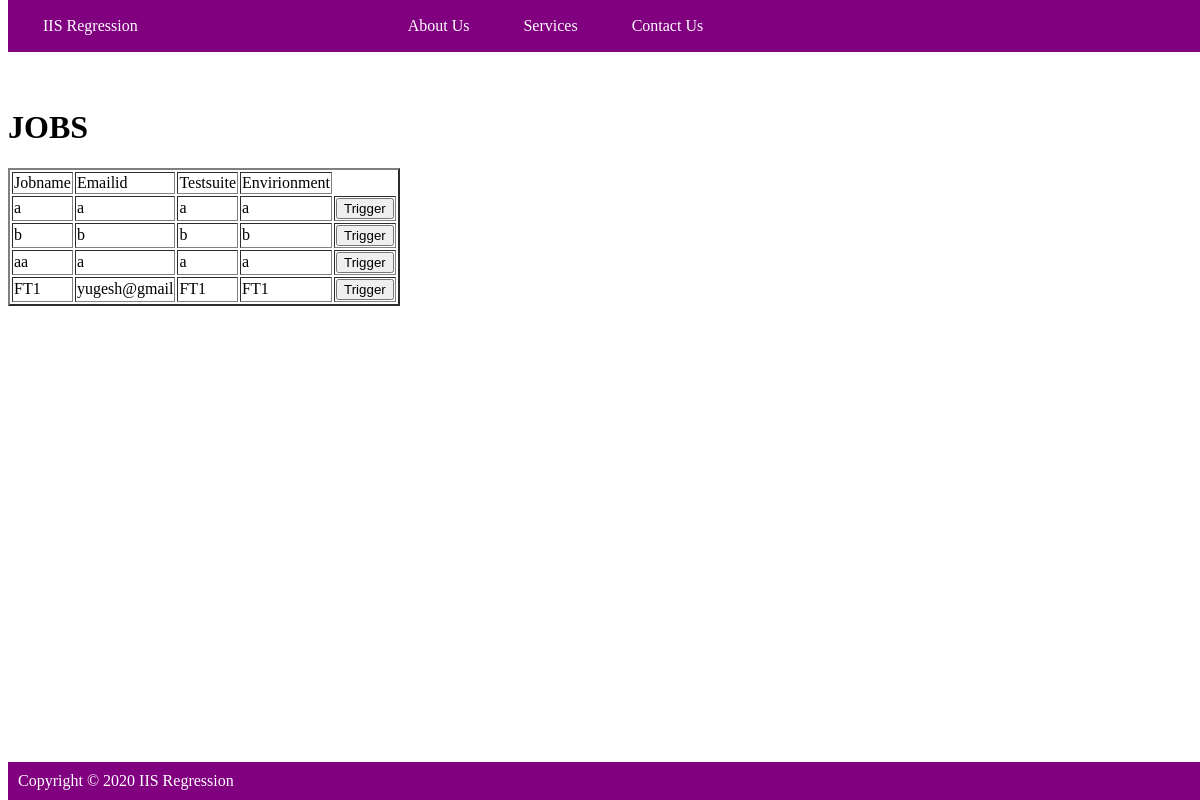
Page /userList on the earlier database version.
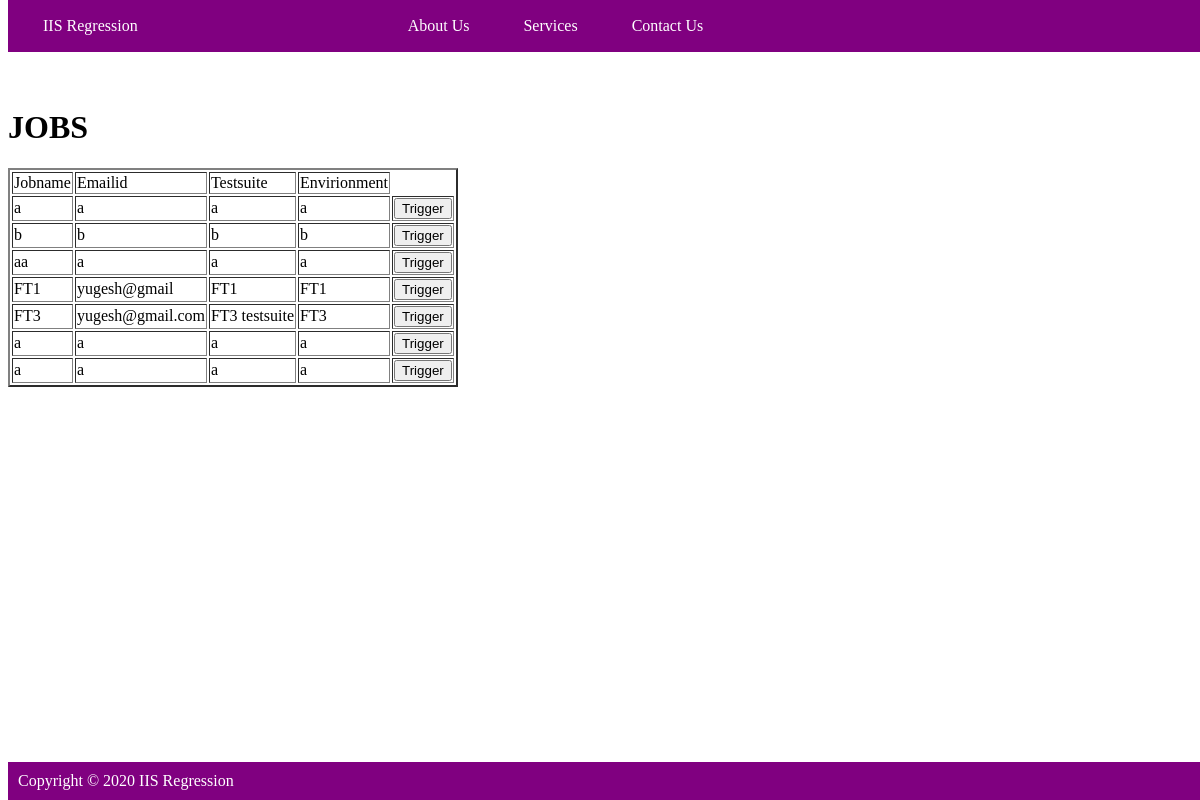
Same page on the later database version.
### IIS_APP/models.py (models this page shows)
class CreateTestsuite(models.Model):
    Testsuites = (
        ('s5reg', 's5reg'),
        ('paralletestsuite1', 'paralletestsuite1'),
        ('paralletestsuite2', 'paralletestsuite2'),
        ('paralletestsuite3', 'paralletestsuite3'),
        ('paralletestsuite4', 'paralletestsuite4'),
        ('paralletestsuite5', 'paralletestsuite5'),
        ('Fullregtestsuite', 'Fullregtestsuite'),
    )
    Envirionment = (
        ('FT1', 'FT1'),
        ('FT2', 'FT2'),
        ('FT3', 'FT3'),
        ('SIT', 'SIT'),
        ('UAT', 'UAT'),
    )
    jobname = models.CharField(max_length=100)
    emailid = models.CharField(max_length=100)
    Testsuite = models.CharField(max_length=100, choices=Testsuites, default='Fullregtestsuite')
    envirionment = models.CharField(max_length=100, choices=Envirionment, default='FT1')

### IIS_APP/views.py (the view)
# urls.py: path('userList',views.userList.as_view(), name="userList"),
class userList(ListView):
    model = CreateTestsuite
    template_name = "user_data.html"
    context_object_name = "alldata"

### IIS_APP/templates/user_data.html (shortened to what this page needs)
{% extends "createjob.html" %}
{% block content %}
 <h1>JOBS</h1>
<table border="2">
  <thead>
  <td>Jobname</td>
  <td>Emailid</td>
  <td>Testsuite</td>
  <td>Envirionment</td>
  </thead>
{% for user in alldata %}
  <tbody>
  <tr>
    <td>{{user.jobname}}</td>
    <td>{{user.emailid}}</td>
    <td>{{user.Testsuite}}</td>
    <td>{{user.envirionment}}</td>
    <form method="get" action="signin">
    <td><button>Trigger</button></td>
    </form>
    {% endfor %}
    {% endblock %}

### IIS_APP/templates/createjob.html (shortened to what this page needs)
{% extends "base.html" %}

### IIS_APP/templates/base.html (shortened to what this page needs)
<!DOCTYPE html>
<html lang="en">
<head>
</head>
<body>
    <div class="fixed-header">
        <div class="container">
            <nav>
                <a href="{% url 'app_homepage' %}">IIS Regression</a>
                <a></a>
                <a></a>
                <a></a>
                <a></a>
                <a href="{% url 'about_us' %}">About Us</a>
                <a href="{% url 'services' %}">Services</a>
                <a href="{% url 'contact_us' %}">Contact Us</a>
            </nav>
        </div>
    </div>
    <div class="container">
        {% block content %}
        {% endblock %}
    </div>
    <div class="fixed-footer">
        <div class="container">Copyright &copy; 2020 IIS Regression</div>
    </div>
</body>
</html>

### IIS_APP/templates/base.html (style rules this page uses)
body { padding-top: 80px; padding-bottom: 80px; }
.fixed-header, .fixed-footer { width: 100%; position: fixed; background: purple; padding: 10px; color: white; }
.fixed-header { top: 0; }
.fixed-footer { bottom: 0; }
.container { width: 100%; margin: 40; }
nav a { color: white; text-decoration: none; padding: 7px 25px; display: inline-block; }

Differences in the rows shown:
added CreateTestsuite: jobname "FT3", emailid "yugesh@gmail.com", Testsuite "FT3 testsuite", envirionment "FT3"
added CreateTestsuite: jobname "a", emailid "a", Testsuite "a", envirionment "a"
added CreateTestsuite: jobname "a", emailid "a", Testsuite "a", envirionment "a"
